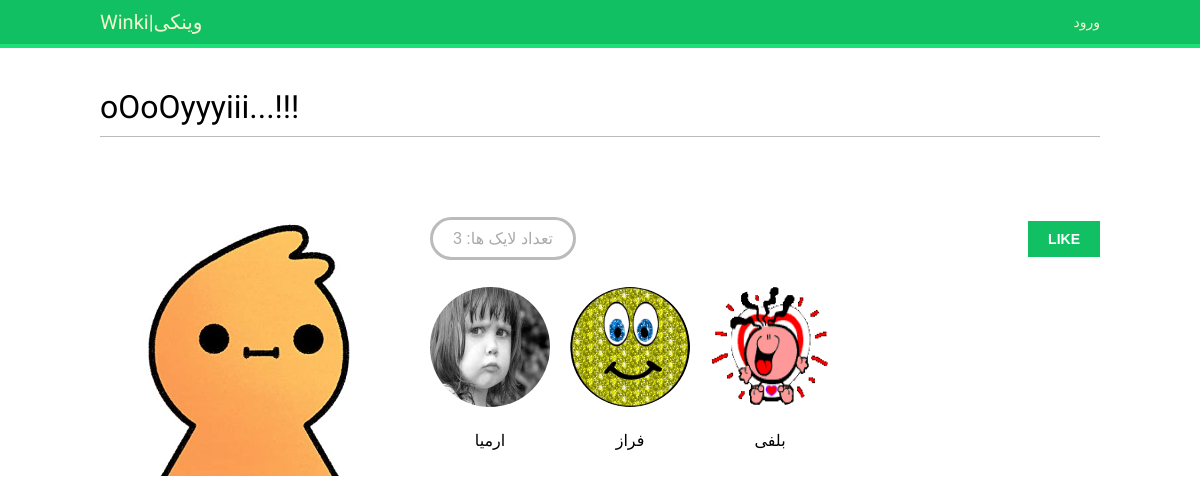
The page /images/detail/9/httpsimages-nassl-images-amazoncomimagesi61-mfkpddul_sx450_jpg/ on the database its author committed.
### images/models.py (models this page shows, shortened)
class Image(models.Model):
    user = models.ForeignKey(settings.AUTH_USER_MODEL, related_name='image_created', on_delete=models.CASCADE, verbose_name='کاربر')
    title = models.CharField(max_length=200, verbose_name='عنوان')
    slug = models.SlugField(max_length=200, blank=True, null=True, verbose_name='اسلاگ')
    url = models.URLField(null=True)
    image = models.ImageField(upload_to='images/%y/%m/%d/', verbose_name='عکس')
    description = models.TextField(blank=True, verbose_name='کپشن')
    created = models.DateField(auto_now_add=True, db_index=True, verbose_name='تاریخ ایجاد مطلب')
    users_like = models.ManyToManyField(settings.AUTH_USER_MODEL, related_name='images_liked', blank=True, verbose_name='تعداد لایک ها')
    total_likes = models.PositiveIntegerField(db_index=True, default=0)
    class Meta:
        verbose_name = 'عکس'
        verbose_name_plural= 'عکس ها'

### account/models.py (models this page shows, shortened)
class Profile(models.Model):
    user = models.OneToOneField(settings.AUTH_USER_MODEL, on_delete=models.CASCADE, verbose_name='کاربر')
    date_of_birth = models.DateField(blank=True, null=True, verbose_name='تاریخ تولد')
    photo = models.ImageField(upload_to='users/%Y/%m/%d/', blank=True, verbose_name='عکس پروفایل')
    class Meta:
        verbose_name = 'پروفایل'
        verbose_name_plural = 'پروفایلها'

### images/views.py (the view)
# urls.py: path('detail/<int:id>/<slug:slug>/', views.image_detail, name='detail'),
def image_detail(request, id, slug):
    image = get_object_or_404(Image, id=id, slug=slug)
    return render(request, 'images/image/detail.html', {'section': 'create', 'image': image})

### images/templates/images/image/detail.html (shortened to what this page needs)
{% extends "base.html" %}
{% block content %}
  <h1>{{ image.title }}</h1>
  {% load thumbnail %}
  <a href="{{ image.image.url }}">
    <img src="{% thumbnail image.image 200x200 %}" class="image-detail">
  </a>
  {% with total_likes=image.users_like.count users_like=image.users_like.all %}
    <div class="image-info">
      <div>
	  <br>
        <span class="count">
          <span class="total">{{ total_likes }}</span>
           :تعداد لایک ها
        </span>
        <a href="#" data-id="{{ image.id }}" data-action="{% if request.user in users_like %}un{% endif %}like" class="like button">
          {% if request.user not in users_like %}
            Like
          {% else %}
            Unlike
          {% endif %}
        </a>
      </div>
    </div>
    <div class="image-likes">
      {% for user in users_like %}
        <div>
          <img src="{{ user.profile.photo.url }}">
          <p>{{ user.first_name }}</p>
        </div>
      {% empty %}
        هنوز هیچ کاربری این مطلب را لایک نکرده.
      {% endfor %}
    </div>
  {% endwith %}
{% endblock %}

### assets/css/base.css (style rules this page uses)
body { margin:0; padding:0; font-family:helvetica, sans-serif; }
p { line-height: 1.8; }
a { color:#12c064; text-decoration:none; }
h1, h2, h3, h4, h5 , h6 { font-family: 'Muli', sans-serif; font-weight:normal; }
h1 { border-bottom:1px solid #bbb; padding:0 0 10px 0; margin:10px 0 20px 0; }
input[type=submit], a.button { font-weight:bold; background:#12c064; color:#fff; padding:10px 20px; font-size:14px; text-transform:uppercase; }
.image-preview, .image-detail { max-width:300px; float:left; margin:0 20px 20px 0; }
.image-detail { margin-top:20px; }
.image-info div { padding:20px 0; overflow:auto; }
.count { color:#aaa; border:3px solid #bbb; border-radius:26px; padding:10px 20px; margin:20px 10px 0; }
a.like, a.follow { float:right; margin-top:-8px; }
.image-likes div { float:left; width:auto; padding:10px; text-align:center; }
.image-likes img { width:120px; height:120px; border-radius:50%; }

### rows shown on the page
Image: title "oOoOyyyiii...!!!", image (picture)

### other values the page prints
{{ total_likes }} "3"
{{ user.first_name }} "ارمیا"
{{ user.first_name }} "فراز"
{{ user.first_name }} "بلفی"
